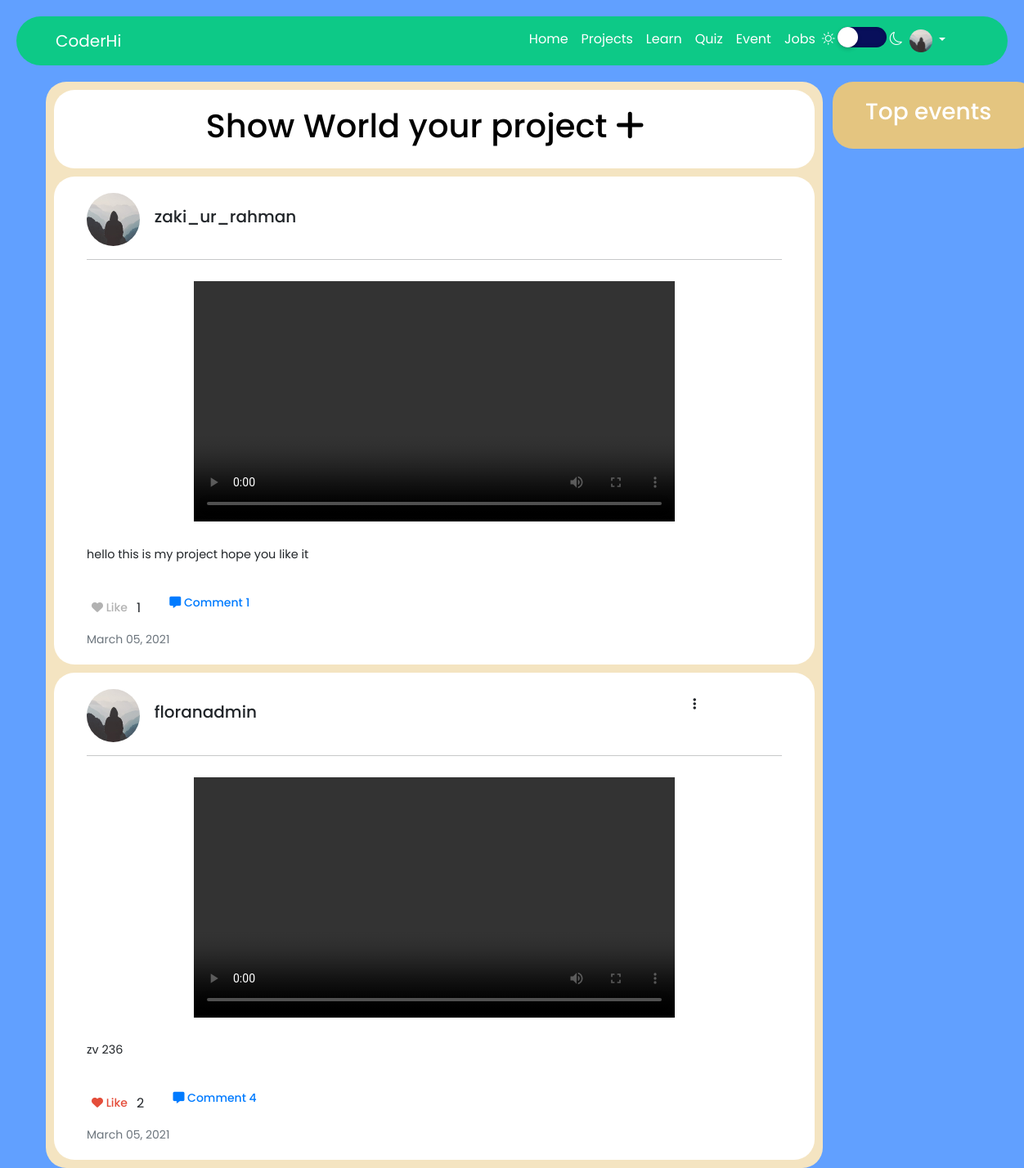
Screenshot of /project/ (signed in) with the database file from the repository.
### users/models.py (models this page shows, shortened)
class Profile(models.Model):
    user = models.OneToOneField(User, on_delete=models.CASCADE)
    image = models.ImageField(default='default.jpg',upload_to='profile_pics')
    languages_prefer = models.ManyToManyField(language_category,blank=True,default=None)
    rating = models.IntegerField(default=0)

### projects/models.py (models this page shows, shortened)
class projects(models.Model):
    user = models.ForeignKey(User,on_delete=models.CASCADE)
    date_posted = models.DateTimeField(default=timezone.now)
    description = models.TextField()
    video = models.FileField(upload_to='project/video/', validators=[video_validator])
    like = models.ManyToManyField(User, related_name='blog_posts', blank=True, default=None)

### projects/views.py (the view)
# urls.py: path('',projectListView.as_view(),name='project-list'),
class projectListView(LoginRequiredMixin,ListView):
    model = projects
    template_name='projects-list.html'
    context_object_name='projects'
    ordering=['-date_posted']
    def get_context_data(self, **kwargs):
        context = super().get_context_data(**kwargs)
        events = event.objects.all().annotate(num_tags=Count('userEnrolled')).order_by('-num_tags')[:4]
        context['comment_form'] = commentForm()
        context['events'] = events
        return context

### projects/forms.py
class commentForm(ModelForm):
    def __init__(self, *args, **kwargs):
        super(commentForm, self).__init__(*args, **kwargs)
        self.fields['body'].widget.attrs['placeholder'] = "Post a comment"
    class Meta:
        model = Comment
        fields = ['body']

### projects/templates/projects-list.html (shortened to what this page needs)
{% extends 'base.html' %}
{% block content %}
<div class="row">
    <div class="col-12 col-md-10 container-style">
      <a class="add_prj" href="{% url 'project-create' %}">
      <div class="blog-sec">
        <div class="row">
          <div class="col-md-2 col-12"></div>
          <div class="col-md-9 col-12">
            <h1>
              Show World your project <i class="fas fa-plus"></i>
            </h1>
          </div>
        </div>
      </div>
    </a>
        {% for project in projects%}
        <div class="blog-sec">
            <div class="row">
              <div class="col-1">
                <img class="rounded-circle article-img" src="{{ project.user.profile.image.url}}">
              </div>
              <div class="col-9 username">
                <h5>{{ project.user }}</h5>
              </div>
              <div class="col-2">
                {% if project.user == user %}
                <div class="dropdown">
                    <button class="btn " type="button" id="dropdownMenuButton1" data-bs-toggle="dropdown" aria-expanded="false">
                        <i class="fas fa-ellipsis-v"></i>
                    </button>
                  </div>
                {% endif %}
              </div>
            </div>
            <hr>
            <div class="row">
             <video class="blog-video" controls><source src="{{ project.video.url }}"></video>
            </div>
            <div class="row">
                <div class="col-12 about-project">
                    <p>
                        {{ project.description }}
                    </p>
                </div>
            </div>
            <div class="row">
              <ul class="like-com">
                <li>
                  {% if user not in project.like.all %}
                      <button type="submit" id="like" name="post_id" value="{{ project.id }}">
                          <i class="fas fa-heart"></i> Like
                      </button>
                      <span class="number_of_like">{{ project.like.all.count }} </span>
                  {% else %}
                      <button type="submit" id="like" style="color: #e44d3a;"  name="post_id" value="{{ project.id }}"><i class="fas fa-heart "></i> Like</button><span class="number_of_like">{{ project.like.all.count }}  </span>
                  {% endif %}
                </li>
                <li>
                  <button class="com" id="{{ forloop.counter }}" onclick="showComment(this.id)" ><i class="fas fa-comment-alt"></i> Comment {{project.comments.all.count}}</button>
                </li>
              </ul>
            </div>
            <div class="row">
                <small class="text-muted">{{ project.date_posted|date:"F d, Y" }}</small>
            </div>
          </div>
        {% endfor %}
    </div>
    <div class="col-md-2">
      <div class="sidebar">
        <div class="ex1">
          <h3>Top events</h3>
        </div>
      </div>
      <br>
    </div>
</div>
{% endblock content %}

### mainpage/templates/base.html (shortened to what this page needs)
{% load static %}
<!DOCTYPE html>
<html lang="en">
<head>
<link rel="stylesheet" type="text/css" href="//cdn.jsdelivr.net/npm/slick-carousel@1.8.1/slick/slick.css"/>
<link rel="stylesheet" type="text/css" href="//cdn.jsdelivr.net/npm/slick-carousel@1.8.1/slick/slick-theme.css"/>
<link rel="stylesheet" href="https://cdnjs.cloudflare.com/ajax/libs/font-awesome/5.10.2/css/all.min.css">
<link rel="stylesheet" href="https://cdnjs.cloudflare.com/ajax/libs/font-awesome/5.10.2/css/font-awesome.min.css">
<link href="https://cdn.jsdelivr.net/npm/bootstrap@5.0.0-beta2/dist/css/bootstrap.min.css" rel="stylesheet">
<link id="theme" rel="stylesheet" href="{% static 'css/girls-theme.css' %}">
<link rel="stylesheet" href="{% static 'css/index.css' %}">
<link rel="stylesheet" href="https://cdn.jsdelivr.net/npm/bootstrap-icons@1.4.0/font/bootstrap-icons.css">
<link rel="stylesheet" href="https://cdnjs.cloudflare.com/ajax/libs/toastr.js/latest/toastr.css" />
</head>
<body>
  <nav class="navbar navbar-expand-lg navbar-light bg-light">
    <div class="container">
      <a class="navbar-brand" href="{% url 'blog-list' %}">CoderHi</a>
      <div class="collapse navbar-collapse" id="navbarSupportedContent">
        <ul class="navbar-nav ms-auto">
          <li class="nav-item">
            <a class="nav-link active" aria-current="page" href="{% url 'blog-list' %}">Home</a>
          </li>
          <li class="nav-item">
            <a class="nav-link" href="{% url 'project-list' %}">Projects</a>
          </li>
          {% if not request.user.groups.all %}
          <li class="nav-item">
            <a class="nav-link" href="{% url 'main-course-list' %}">Learn</a>
          </li>
          <li class="nav-item">
            <a class="nav-link" href="{% url 'courses' %}">Quiz</a>
          </li>
          {% endif %}
          <li class="nav-item">
            <a class="nav-link" href="{% url 'event-list' %}">Event</a>
          </li>
          <li class="nav-item">
            <a class="nav-link" href="{% url 'job-list' %}">Jobs</a>
          </li>
          <li class="nav-item">
            <div class="theme-toggler">
              <i class="bi bi-brightness-high"></i> <input type="checkbox" class="theme-change" onclick="MaintoggleTheme()"> <i class="bi bi-moon"></i>
            </div>
          </li>
          <li class="nav-item dropdown" style="margin-right: 20px;">
            <a class="nav-link dropdown-toggle" href="#" id="navbarDropdown" role="button" data-bs-toggle="dropdown" aria-expanded="false">
              <img src="{{ user.profile.image.url}}" class="rounded-circle profile-img">
            </a>
          </li>
        </ul>
      </div>
    </div>
  </nav>
    <div class="container main">
        {% block content %}
        {% endblock content %}
    </div>
</body>
</html>

### mainpage/static/css/girls-theme.css (style rules this page uses)
body { background-color: #61a0ff !important; }
.navbar { background-color: #0dc987 !important; }
.container-style { background-color: #F4E4C1 !important; }
.sidebar { background-color: #E4C580; }

### mainpage/static/css/index.css (style rules this page uses)
* { margin: 0px; box-sizing: border-box; scroll-behavior: smooth; }
body { height: 100%; font-family: 'Poppins', sans-serif !important; }
.navbar { border-radius: 50px !important; margin: 20px; }
.nav-link, .navbar-brand { color: #fff !important; text-decoration: none; }
.theme-toggler { top: 30px; color: #fff; font-weight: 700; font-size: 1em; z-index: 100; cursor: pointer; }
.theme-change { position: relative; top: 5px; width: 60px; height: 25px; -webkit-appearance: none; background-color: #080f5b; outline: none; border-radius: 50px; transition: 0.5s; box-shadow: inset 0 0 5px rgba(0, 0, 0, .2); }
.theme-change:before { content: ''; position: absolute; width: 25px; height: 25px; border-radius: 50%; top: 0; left: 0; background-color: #fff; transition: .5s; box-shadow: 0 2px 5px rgba(0, 0, 0, .2); }
.profile-img { height: 28px; width: 28px; }
.main { width: 100% !important; }
.container-style { border-radius: 25px !important; padding: 0 10px; padding-bottom: 10px; }
.blog-sec { margin-top: 10px; border-radius: 25px !important; background-color: #fff !important; padding: 20px 40px; }
.sidebar { border-radius: 25px !important; padding: 20px 40px; color: #fff; width: 250px; }
div.ex1 { max-width: 230px; }
.username { margin-top: auto; margin-bottom: auto; display: block; }
.username h5 { padding-left: 10px; }
.article-img { height: 65px; width: 65px; margin-right: 26px; }
.blog-video { width: 70%; margin: 10px auto; display: block; border: none; }
.like-com { float: left; margin-top: 20px; list-style-type:none; }
.like-com li { display: inline-block; margin-right: 15px; }
.like-com li button { color: #b2b2b2; background-color: #fff; font-size: 14px; font-weight: 500; float: left; margin-top: 0px; margin-right: 5px; border: none; text-decoration: none; cursor: pointer; }
.like-com li .com { position: relative; color: #007bff; text-decoration: none; background-color: transparent; border: none ; margin-left: 10px; }
.add_prj, .course-link:hover, .course-link { text-decoration: none; text-transform: none; color: #000; }
.about-project { margin-top: 20px; font-size: 0.9em; }

### rows the page displays
projects: user.profile.image (placeholder picture), user "zaki_ur_rahman", description "hello this is my project hope you like it", like.all.count "1", comments.all.count "1", date_posted "March 05, 2021"
projects: user.profile.image (placeholder picture), user "floranadmin", description "zv 236", like.all.count "2", comments.all.count "4", date_posted "March 05, 2021"
